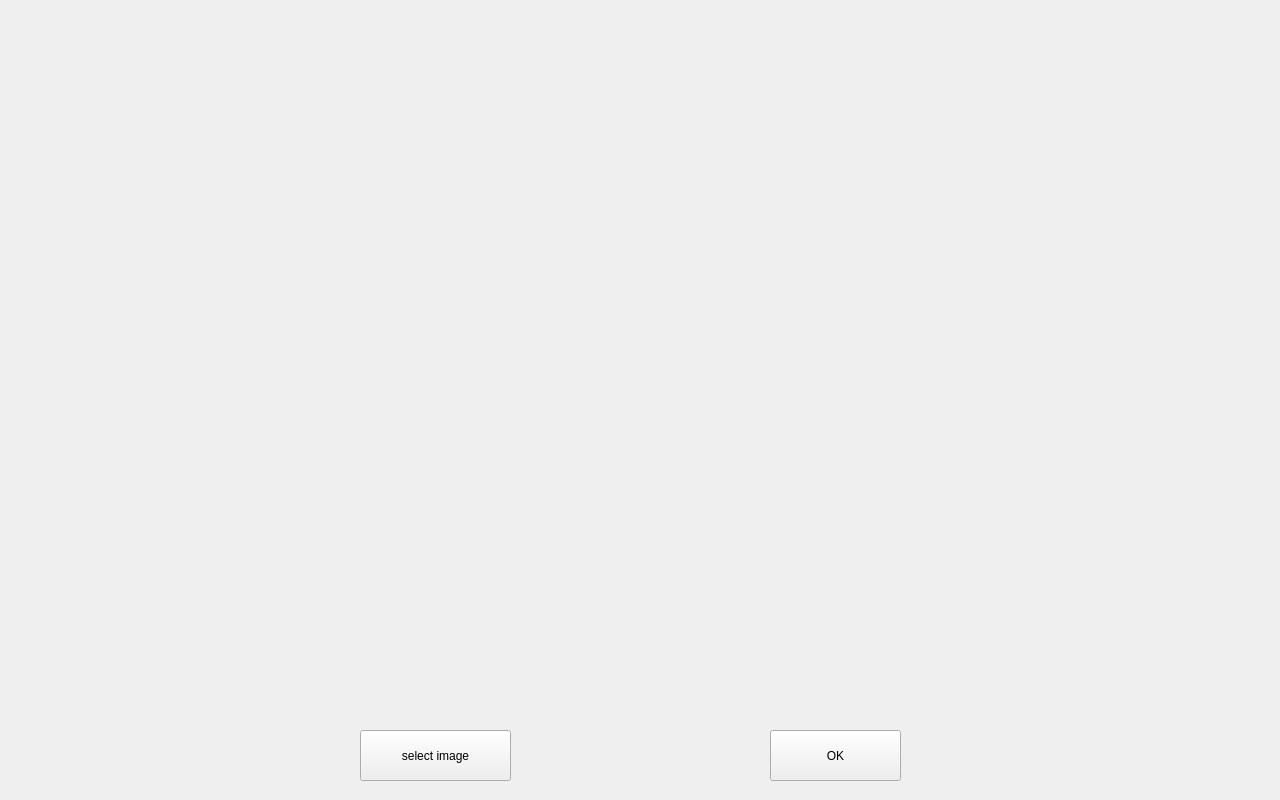
<?xml version="1.0" encoding="UTF-8"?>
<ui version="4.0">
 <class>Form</class>
 <widget class="QWidget" name="Form">
  <property name="geometry">
   <rect>
    <x>0</x>
    <y>0</y>
    <width>1280</width>
    <height>800</height>
   </rect>
  </property>
  <property name="windowTitle">
   <string>Form</string>
  </property>
  <widget class="QPushButton" name="ok">
   <property name="geometry">
    <rect>
     <x>770</x>
     <y>730</y>
     <width>131</width>
     <height>51</height>
    </rect>
   </property>
   <property name="text">
    <string>OK</string>
   </property>
  </widget>
  <widget class="QPushButton" name="select">
   <property name="geometry">
    <rect>
     <x>360</x>
     <y>730</y>
     <width>151</width>
     <height>51</height>
    </rect>
   </property>
   <property name="text">
    <string>select image</string>
   </property>
  </widget>
 </widget>
 <resources/>
 <connections>
  <connection>
   <sender>select</sender>
   <signal>clicked()</signal>
   <receiver>Form</receiver>
   <slot>openimage()</slot>
   <hints>
    <hint type="sourcelabel">
     <x>144</x>
     <y>869</y>
    </hint>
    <hint type="destinationlabel">
     <x>451</x>
     <y>799</y>
    </hint>
   </hints>
  </connection>
 </connections>
 <slots>
  <slot>openimage()</slot>
  <slot>cutimage()</slot>
  <slot>startcrop()</slot>
  <slot>selected()</slot>
 </slots>
</ui>
